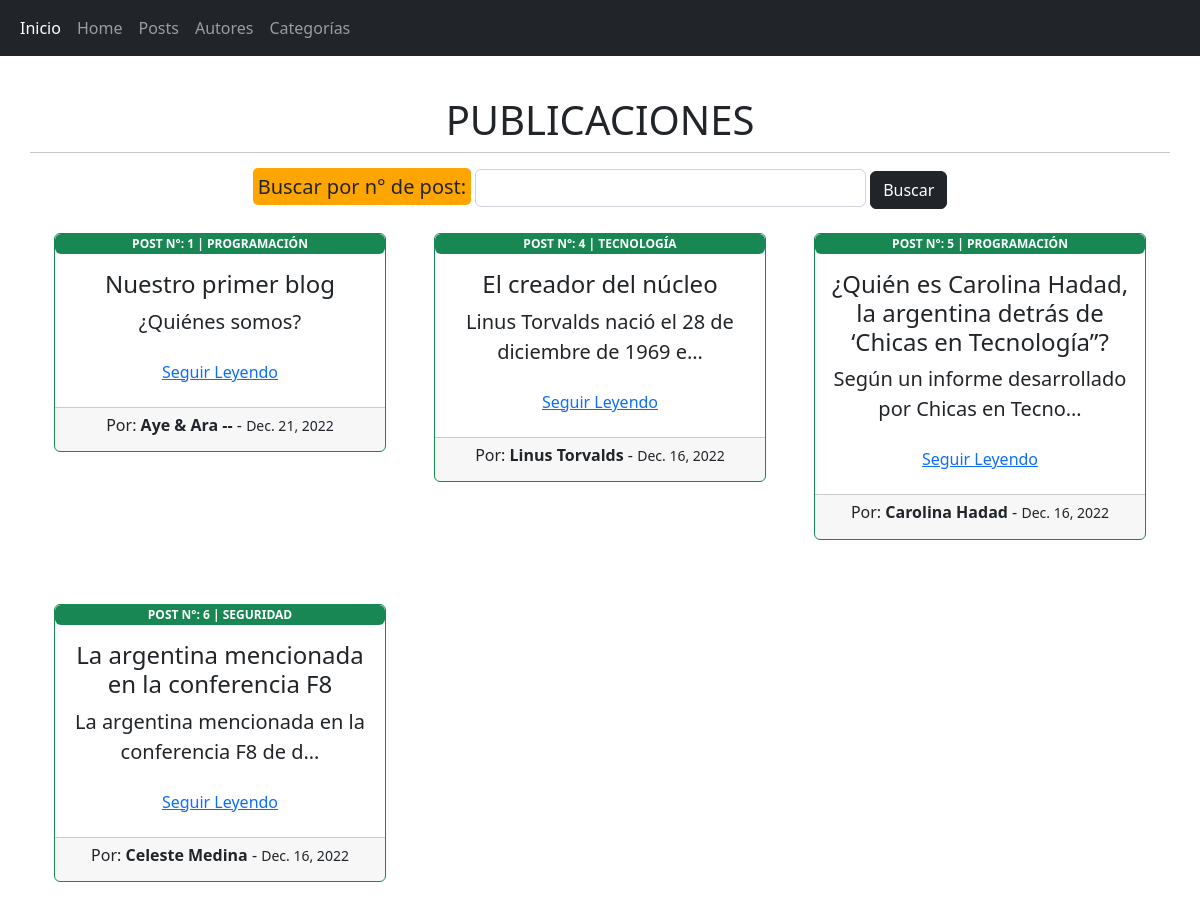
/home/, run on the app's committed database.
### AppBlog/models.py (models this page shows, shortened)
class Post(models.Model):
    id = models.AutoField(primary_key=True)
    titulo = models.CharField(max_length=100)
    subtitulo = models.CharField(max_length=100)
    descripcion = models.TextField()
    contenido = models.TextField()
    autor = models.ForeignKey(Autor,on_delete=models.CASCADE,)
    fecha_creacion = models.DateField()
    categoria = models.ForeignKey(Categoria, on_delete=models.CASCADE)

class Categoria(models.Model):
    id = models.AutoField(primary_key=True)
    nombre = models.CharField(max_length=100, unique=True)
    descripcion = models.TextField(max_length=300)
    def __str__(self):
        return self.nombre

class Autor(models.Model):
    id = models.AutoField(primary_key=True)
    nombre = models.CharField(max_length=100)
    apellido = models.CharField(max_length=100)
    fecha_nacimiento = models.DateField()
    nacionalidad = models.CharField(max_length=100)
    def __str__(self):
        return self.nombre + ' ' + self.apellido

### AppBlog/views.py (the view)
# urls.py: path('home/', Home.as_view(), name='home'),
class Home(ListView):
    model = Post
    queryset = Post.objects.order_by('-fecha_creacion')
    template_name ='home.html'

### AppBlog/templates/home.html (shortened to what this page needs)
{% extends 'componentes/padre.html' %}
{% load static %}
{% block contenido %}
<div class="row my-4 text-center">
    <h3 class="display-6"> PUBLICACIONES </h3>
    <hr>
    <form action="/post_search/"  method="GET">
        <h5  style="display:inline; background: #FFA500; border-radius:5px; padding:5px">Buscar por n° de post:</h5>
        <input class="form-control" style="display:inline;width:35% "type="number" name="id" id="id">
        <input class="btn btn-dark" type="submit" value="Buscar">
    </form>
     {% if object_list %}
        {% for post in object_list %}
        <div class="col-md-4 p-4">
            <div class="card border-success mb-3">
                    <span class="badge bg-success">POST N°: {{post.id}} | {{post.categoria | upper}} </span>
                    <div class="card-body">
                        <h4 class="card-title">{{post.titulo}}</h4>
                        <p class="card-text lead ">{{post.descripcion | striptags | truncatechars:50}}</p>
                        <a href="{% url 'post_detail' post.id %}" type="button" class="btn btn-link">Seguir Leyendo</a>
                    </div>
                    <div class=" card-footer" style="font-size:15px">
                        <h6>Por: <b>{{post.autor}}</b> - <small> {{post.fecha_creacion}}</small></h6>
                    </div>
            </div>
        </div>
        {% endfor %}
    {% else %}
        <h2 class="lead">Ouchh....No hay post cargados!!😬</h2>
        <p>Te gustría crear un nuevo post?? <br><br> <a type="button" class="btn btn-info" href="{% url 'post_create' %}">Crear nuevo post!!</a></p>
    {% endif %}
</div>
{% endblock %}

### AppBlog/templates/componentes/padre.html (shortened to what this page needs)
{% load static %}
<!doctype html>
<html lang="en">
  <head>
    <link rel="stylesheet" href="https://cdn.jsdelivr.net/npm/bootstrap@5.2.0-beta1/dist/css/bootstrap.min.css">
    </head>
    <body>
        {% include 'componentes/navbar.html' %}
        <div class="container mb-3 mt-3">
            <div class="row">
                <div class="col-12">
                    {% block contenido %} {% endblock %}
                </div>
            </div>
        </div>
    </body>
</html>

### AppBlog/templates/componentes/navbar.html
{% load static%}
<nav class="navbar navbar-expand-sm bg-dark navbar-dark">
    <div class="container-fluid">
        <ul class="navbar-nav">
            <li class="nav-item">
                <a class="nav-link active" href="{% url 'inicio' %}">Inicio</a>
            </li>
            <li class="nav-item">
                <a class="nav-link" href="{% url 'home' %}">Home</a>
            </li>
            <li class="nav-item">
                <a class="nav-link" href="{% url 'posts_list' %}">Posts</a>
            </li>
            <li class="nav-item">
                <a class="nav-link" href="{% url 'autor_list' %}">Autores</a>
            </li>
            <li class="nav-item">
                <a class="nav-link" href="{% url 'categoria_list' %}">Categorías</a>
            </li>
        </ul>
    </div>
</nav>

### data on the page
Post: id "1", categoria "PROGRAMACIÓN", titulo "Nuestro primer blog", descripcion "¿Quiénes somos?", autor "Aye & Ara --", fecha_creacion "Dec. 21, 2022"
Post: id "4", categoria "TECNOLOGÍA", titulo "El creador del núcleo", descripcion "Linus Torvalds nació el 28 de diciembre de 1969 e…", autor "Linus Torvalds", fecha_creacion "Dec. 16, 2022"
Post: id "5", categoria "PROGRAMACIÓN", titulo "¿Quién es Carolina Hadad, la argentina detrás de ‘Chicas en Tecnología”?", descripcion "Según un informe desarrollado por Chicas en Tecno…", autor "Carolina Hadad", fecha_creacion "Dec. 16, 2022"
Post: id "6", categoria "SEGURIDAD", titulo "La argentina mencionada en la conferencia F8", descripcion "La argentina mencionada en la conferencia F8 de d…", autor "Celeste Medina", fecha_creacion "Dec. 16, 2022"
